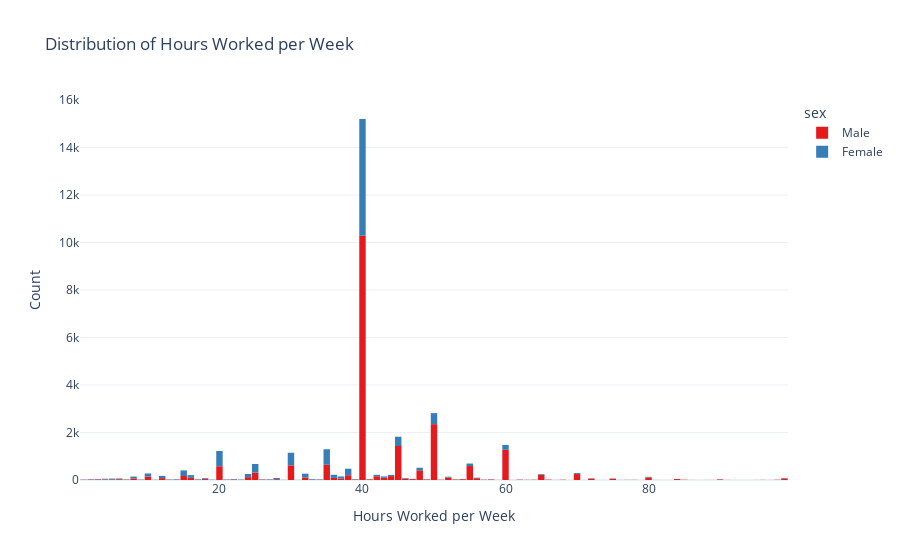

This figure's notebook cell:
### Markdown cell above
#### _Using plotly.express for better interactivity_

### Code cell
# Create the interactive histogram for 'hours-per-week' distribution
fig4 = px.histogram(
    df_subset,  # Use the cleaned subset of the dataset
    x='hours-per-week',
    title='Distribution of Hours Worked per Week',
    labels={'hours-per-week': 'Hours Worked per Week'},
    color='sex',  # Color the bars based on the 'sex' column to differentiate between male and female
    color_discrete_sequence=px.colors.qualitative.Set1  # Use a color sequence for gender differentiation
)

# Update layout for better visualization
fig4.update_layout(
    xaxis_title="Hours Worked per Week",
    yaxis_title="Count",
    template="plotly_white",
    bargap=0.1  # Adjust the gap between bars for better clarity
)

# Show the interactive plot
fig4.show()

### Figure 1 — Plotly figure (JSON) as saved in the notebook; plotly's stock layout.template omitted (floating-point values rounded to 4 significant figures; data arrays with more than 128 entries replaced by an {"elided": "..."} marker saying what was removed)
{"data": [{"alignmentgroup": "True", "bingroup": "x", "hovertemplate": "sex=Male<br>Hours Worked per Week=%{x}<br>count=%{y}<extra></extra>", "legendgroup": "Male", "marker": {"color": "rgb(228,26,28)", "pattern": {"shape": ""}}, "name": "Male", "offsetgroup": "Male", "orientation": "v", "showlegend": true, "type": "histogram", "x": {"elided": "21775 int values"}, "xaxis": "x", "yaxis": "y"}, {"alignmentgroup": "True", "bingroup": "x", "hovertemplate": "sex=Female<br>Hours Worked per Week=%{x}<br>count=%{y}<extra></extra>", "legendgroup": "Female", "marker": {"color": "rgb(55,126,184)", "pattern": {"shape": ""}}, "name": "Female", "offsetgroup": "Female", "orientation": "v", "showlegend": true, "type": "histogram", "x": {"elided": "10762 int values"}, "xaxis": "x", "yaxis": "y"}], "layout": {"bargap": 0.1, "barmode": "relative", "legend": {"title": {"text": "sex"}, "tracegroupgap": 0}, "title": {"text": "Distribution of Hours Worked per Week"}, "xaxis": {"anchor": "y", "domain": [0, 1], "title": {"text": "Hours Worked per Week"}}, "yaxis": {"anchor": "x", "domain": [0, 1], "title": {"text": "Count"}}}}
